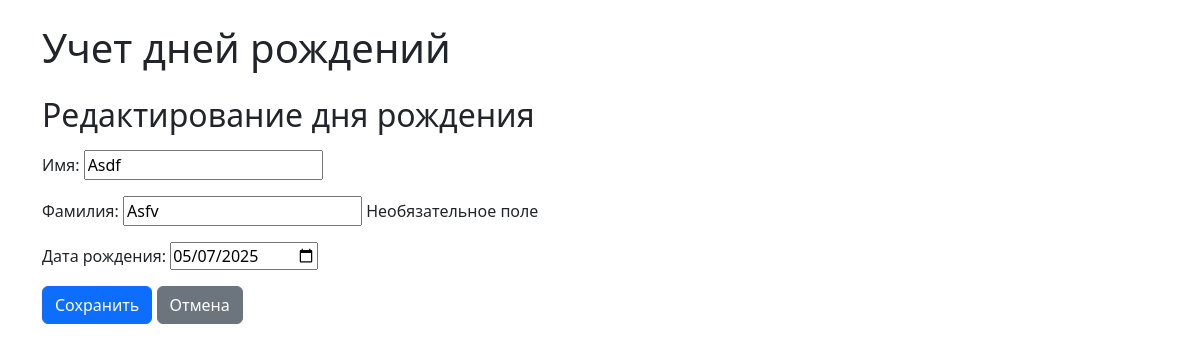
The app's page /birthdays/1/edit/ with its own data.
### birthdays/models.py (models this page shows, shortened)
class Birthday(models.Model):
    first_name = models.CharField(verbose_name='Имя', max_length=20)
    last_name = models.CharField(
        verbose_name='Фамилия', blank=True, help_text='Необязательное поле', max_length=20
    )
    birthday = models.DateField(verbose_name='Дата рождения')
    class Meta:
        verbose_name = 'День рождения'
        verbose_name_plural = 'Дни рождения'
        ordering = ['birthday']

### birthdays/views.py (the view)
# urls.py: path('<int:pk>/edit/', views.BirthdayUpdateView.as_view(), name='edit'),
class BirthdayUpdateView(UpdateView):
    model = Birthday
    form_class = BirthdayForm
    template_name = 'birthdays/birthday_form.html'
    success_url = reverse_lazy('birthdays:list')

### birthdays/forms.py (shortened to what this page needs)
class BirthdayForm(forms.ModelForm):
    class Meta:
        model = Birthday
        fields = '__all__'
        widgets = {
            'birthday': forms.DateInput(attrs={'type': 'date'})
        }

### templates/birthdays/birthday_form.html (shortened to what this page needs)
{% extends 'base.html' %}
{% block content %}
    <h2>{% if object %}Редактирование{% else %}Добавление{% endif %} дня рождения</h2>
    <form method="post" class="mt-3">
        {{ form.as_p }}
        <button type="submit" class="btn btn-primary">Сохранить</button>
        <a href="{% url 'birthdays:list' %}" class="btn btn-secondary">Отмена</a>
    </form>
{% endblock %}

### records on screen
Birthday: first_name "Asdf", last_name "Asfv", birthday "05/07/2025"
